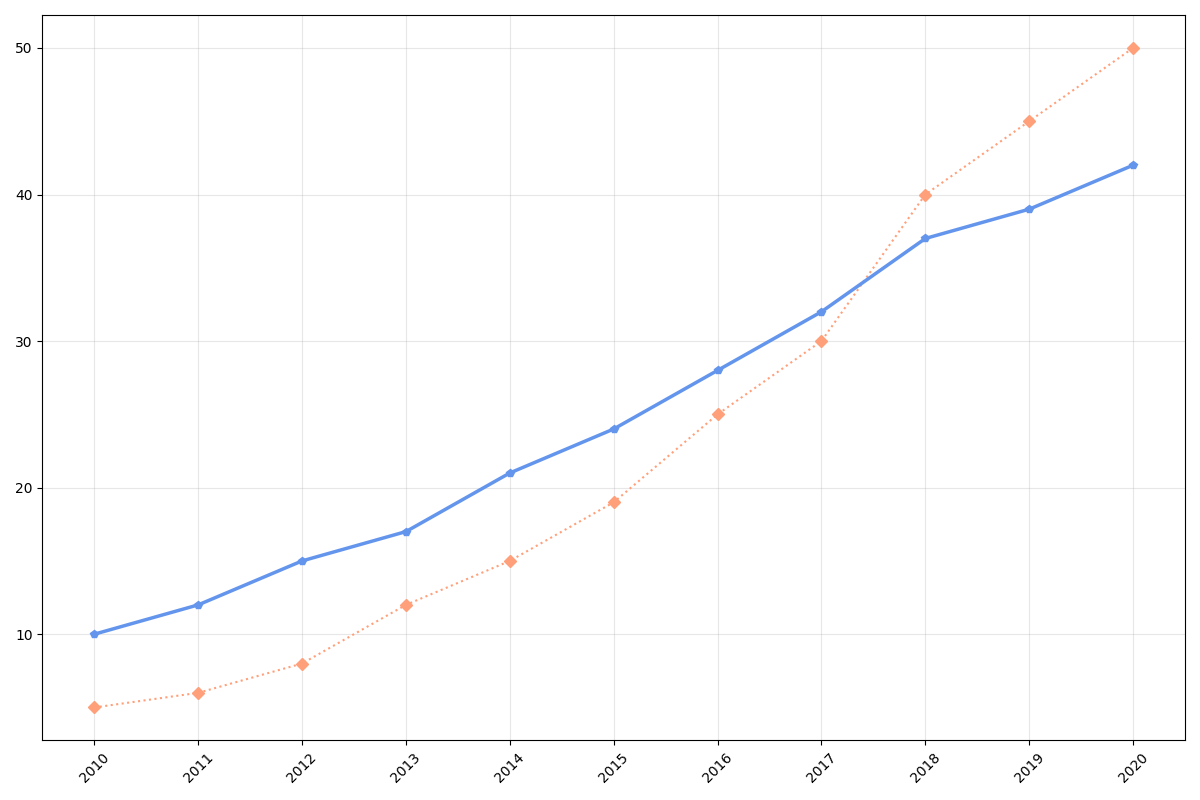

The script that drew this image:
import matplotlib.pyplot as plt
import numpy as np

years = np.arange(2010, 2021)

solar_power = [5, 6, 8, 12, 15, 19, 25, 30, 40, 45, 50]
wind_energy = [10, 12, 15, 17, 21, 24, 28, 32, 37, 39, 42]

plt.figure(figsize=(12, 8))

plt.plot(years, solar_power, marker='D', linestyle=':', color='#FFA07A', linewidth=1.5)
plt.plot(years, wind_energy, marker='p', linestyle='-', color='#6495ED', linewidth=2.5)

plt.xticks(years, rotation=45)
plt.grid(True, linestyle='-', alpha=0.3)
plt.tight_layout()
plt.show()
